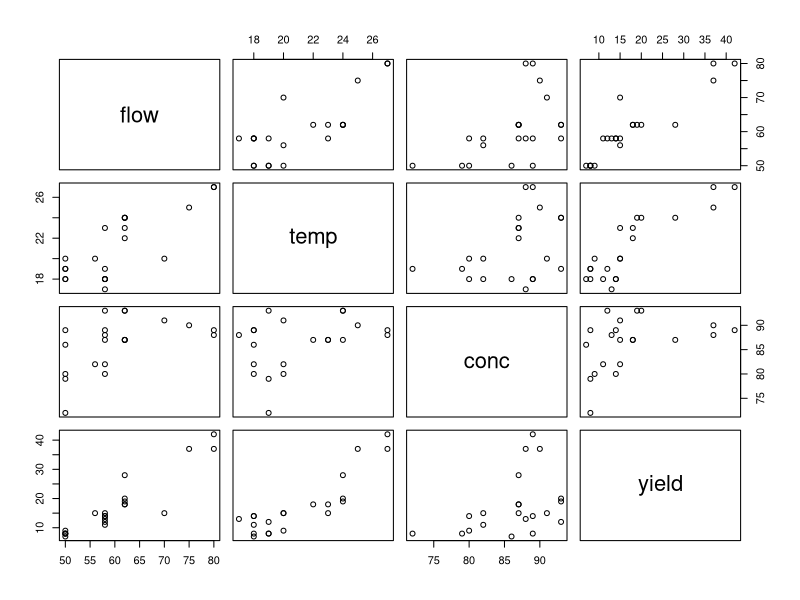
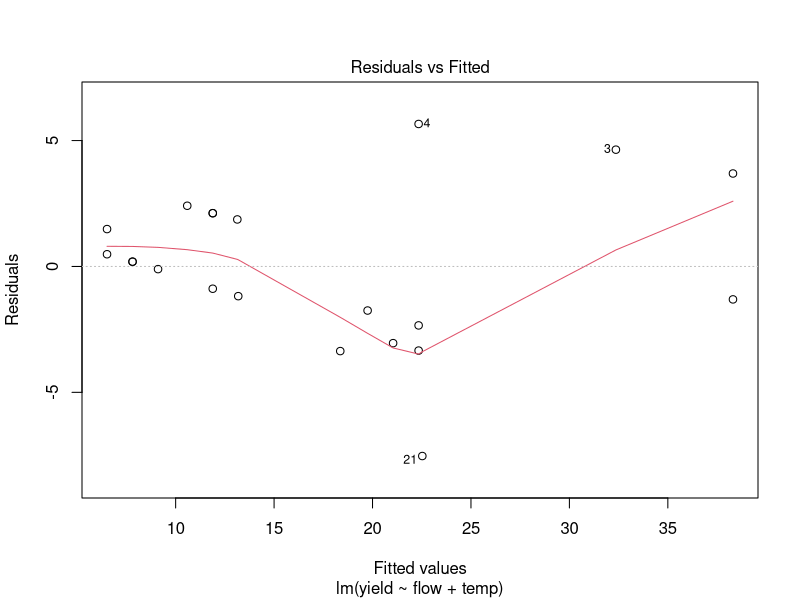
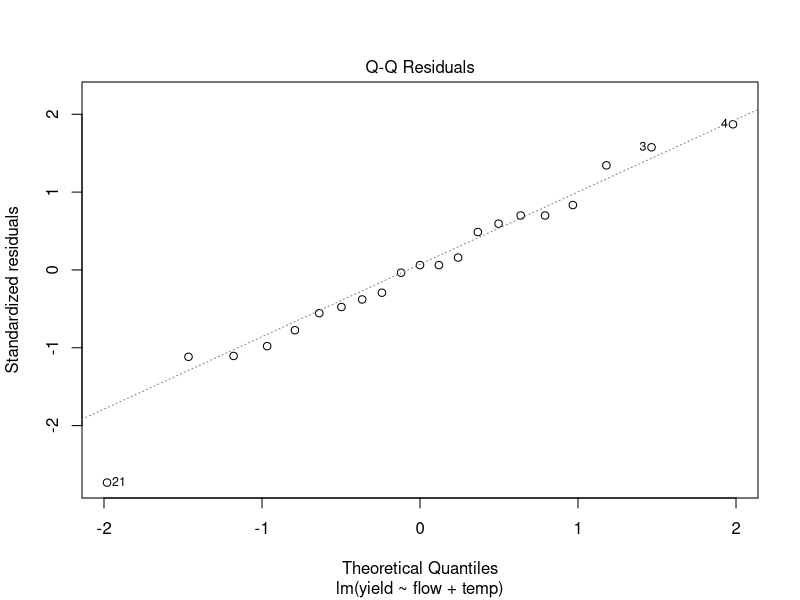
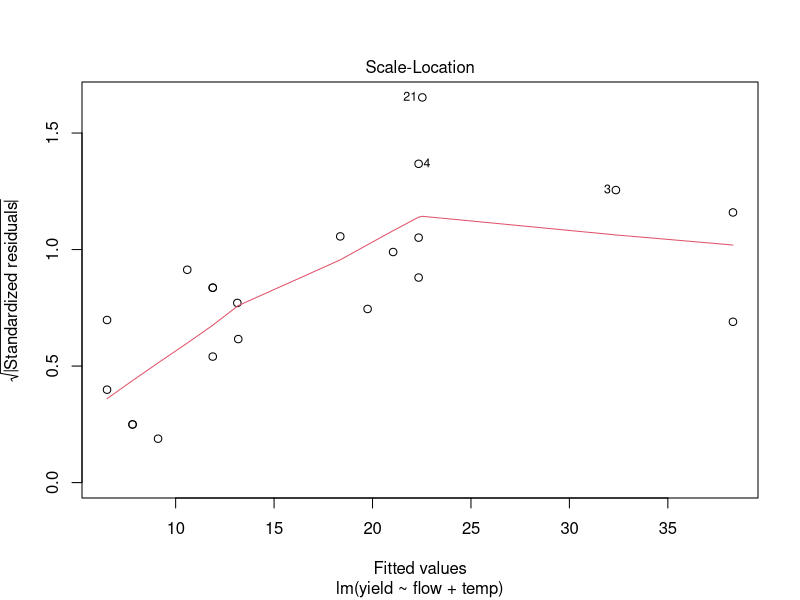
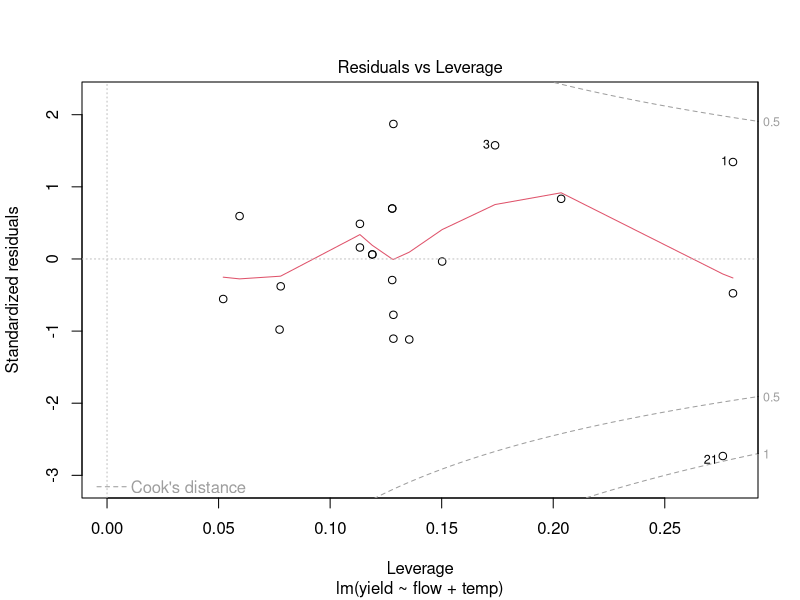

Source code (R) for these figures, in order:
## ---- chunk 1
knitr::opts_chunk$set(eval = FALSE)
knitr::opts_knit$set(root.dir = file.path('..', 'datasets'))
## ---- chunk 2
# read the data into R:
## ---- chunk 3
nitric <- read.csv("nitric.csv")
## ---- chunk 4

# Get a pairs plot of the data:
## ---- chunk 5
pairs(nitric)
## ---- chunk 6

# Fit a linear model, with terms for flow, temp and conc:
## ---- chunk 7
nitric_lm1 <- lm(yield ~ flow + temp + conc, data = nitric)
summary(nitric_lm1)
## ---- chunk 8

# Fit a linear model, with terms for flow and temp:
## ---- chunk 9
nitric_lm2 <- lm(yield ~ flow + temp, data = nitric)
## ---- chunk 10

# Equivalenty, we can drop the conc term from the original model:
## ---- chunk 11
nitric_lm2_alt <- update(nitric_lm1, . ~ . - conc)
## ---- chunk 12
summary(nitric_lm2)
## ---- chunk 13
# All the terms in nitric_lm2 are highly significant, so we shouldn't 
# drop any more variables.
## ---- chunk 14

# To find a 95% confidence interval, calculate 97.5% quantile of t_18:
## ---- chunk 15
qt(0.975, 18)
## ---- chunk 16
?confint
## ---- chunk 17

# Find a 95% confidence interval using built-in R function:
## ---- chunk 18
confint(nitric_lm2)
## ---- chunk 19
# This agrees with the manually calculated confidence intervals
## ---- chunk 20

# Find a 90% confidence interval using built-in R function:
confint(nitric_lm2, level = 0.9)
## ---- chunk 21

# Make diagnostic plots:
## ---- chunk 22
plot(nitric_lm2)
## ---- chunk 23
# Observation 21 shows some outlying behaviour, but otherwise
# the model seems to fit the data fine.
## ---- chunk 24
?predict.lm
## ---- chunk 25

# Predict the mean response at each value of the explanatory variables:
## ---- chunk 26
predict(nitric_lm2, se.fit = TRUE, interval = "confidence")
## ---- chunk 27

# Predict future values at each value of the explanatory variables:
## ---- chunk 28
predict(nitric_lm2, interval = "prediction")
## ---- chunk 29

# Predict for new combination of explanatory variables, not seen before:
## ---- chunk 30
newdata <- data.frame(flow = 60, temp = 20)
## ---- chunk 31
predict(nitric_lm2, newdata = newdata, se.fit = TRUE, interval = "confidence")
## ---- chunk 32
predict(nitric_lm2,  newdata = newdata, se.fit = TRUE, interval= "prediction")
